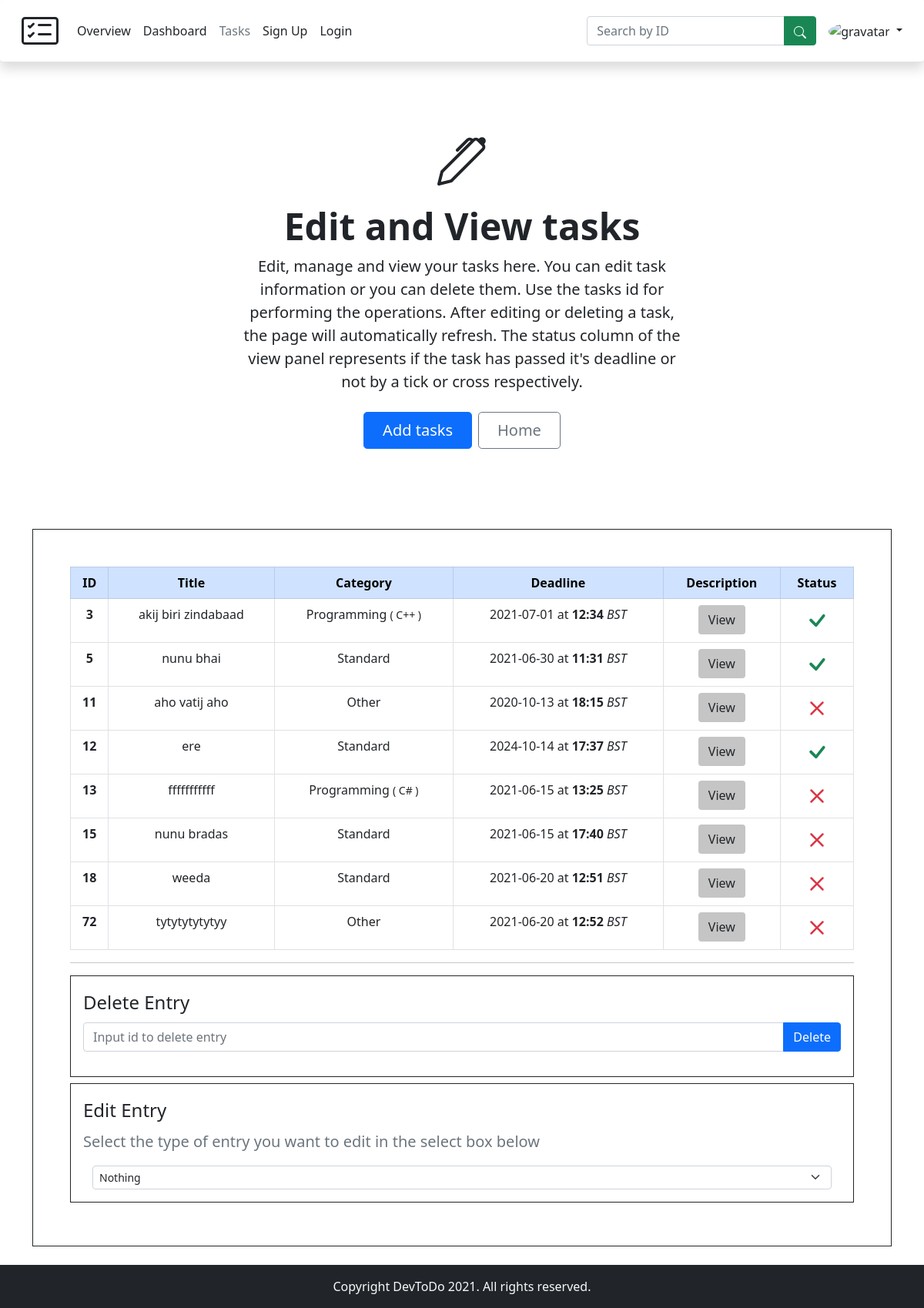
The app's page /task/ (signed in) with its own data.
### mainapp/models.py (models this page shows)
class Todo(models.Model):
    title = models.CharField(max_length=50)
    description = models.TextField(max_length=200, blank=True)
    language = models.CharField(max_length=50)
    category = models.CharField(max_length=50)
    time = models.CharField(max_length=10, blank=True)
    deadline = models.CharField(max_length=10, blank=True)
    user = models.CharField(max_length=50)

### mainapp/views.py (the view)
# urls.py: path('task/', views.taskedit, name='taskedit'),
@login_required(login_url='/login')
def taskedit(request, *args, **kwargs):
    if request.user.email:
        email = request.user.email
    else:
        email = 'example@gmail.com'
    g = Gravatar(email)
    gravatar_url = g.get_image()
    obj = Todo.objects.filter(user=request.user)
    date_year = datetime.datetime.now().year
    if datetime.datetime.now().month < 10:
        date_month = f'0{datetime.datetime.now().month}'
    else:
        date_month = datetime.datetime.now().month
    date_date = datetime.datetime.now().date
    main_date = str(datetime.date.today()).replace('-', ' ').split()
    context = {'title': 'Edit and View Tasks', 'avatar': gravatar_url, 'obj': obj, 'year': int(main_date[0]), 'month': int(main_date[1]), 'date': int(main_date[2])}
    return render(request, 'mainapp/edit.html', context)

### mainapp/templatetags/app_tags.py (called while the page is built)
def replacestr(value):
    return value.replace('-', ' ')

def listify(value):
    return value.split()

def compare_datetime(value, time):
    main_time = time.replace(':', ' ').split()
    year = datetime.date.today().year
    month = datetime.date.today().month
    day = datetime.date.today().day
    hour = datetime.datetime.now().hour
    minute = datetime.datetime.now().minute
    task_year = int(value[0])
    task_month = int(value[1])
    task_day = int(value[2])
    task_hour = int(main_time[0])
    task_minute = int(main_time[1])
    task_time = datetime.datetime(task_year, task_month, task_day, task_hour, task_minute, 0)
    current_time = datetime.datetime(year, month, day, hour, minute, 0)
    if task_time > current_time:
        return True
    elif task_time < current_time:
        return False

### mainapp/templates/mainapp/edit.html (shortened to what this page needs)
{% load app_tags %}
{% load static %}
<!DOCTYPE html>
<html lang="en" class="h-100">
<head>
    <link href="https://cdn.jsdelivr.net/npm/bootstrap@5.0.1/dist/css/bootstrap.min.css" rel="stylesheet">
</head>
<body class="d-flex flex-column h-100">
    {% include 'mainapp/navbar.html' %}
    <div class="px-4 py-5 my-5 text-center">
        <h1 class="display-5 mt-4 fw-bold">Edit and View tasks</h1>
        <div class="col-lg-6 mx-auto">
        <p class="fs-5 mb-4">Edit, manage and view your tasks here. You can edit task information or you can delete them. Use the tasks id for performing the operations. After editing or deleting a task, the page will automatically refresh. The status column of the view panel represents if the task has passed it's deadline or not by a tick or cross respectively.</p>
        <div class="d-grid gap-2 d-sm-flex justify-content-sm-center">
            <a class="btn btn-primary btn-lg px-4 gap-3" href="/dashboard">Add tasks</a>
            <a class="btn btn-outline-secondary btn-lg px-4" href="/">Home</a>
        </div>
        </div>
    </div>
    <div class="container mt-2 mb-4 table-container">
    <fieldset class="border border-dark p-5">
        <div class="table-responsive-md">
        <table class="table table-bordered">
            <thead class="table-primary">
            <tr>
                <th class="text-center" scope="col">ID</th>
                <th class="text-center" scope="col">Title</th>
                <th class="text-center" scope="col">Category</th>
                <th class="text-center" scope="col">Deadline</th>
                <th class="text-center" scope="col">Description</th>
                <th class="text-center" scope="col">Status</th>
            </tr>
            </thead>
            <tbody>
            {% for object in obj %}
            <tr>
                <th class="text-center" scope="row">{{object.id}}</th>
                <td class="text-center">{{object.title}}</td>
                {% if object.language != 'None' and object.category == 'Programming' or object.category == 'Web Development'%}
                <td class="text-center">{{object.category}} <small>( {{object.language}} )</small> </td>
                {% else %}
                <td class="text-center">{{object.category}}</td>
                {% endif %}
                <td class="text-center">{{object.deadline}} at <b>{{object.time}}</b> <i>  BST</i></td>
                <td class="text-center"><button class="btn main-btn text-center" data-bs-toggle="modal" data-bs-target="#main-{{object.id}}-id">View</button></td>
                {% if object.deadline|replacestr|listify|compare:object.time %}
                <td class="text-center"><svg class="text-success" xmlns="http://www.w3.org/2000/svg" width="40" height="40" fill="currentColor" class="bi bi-check" viewBox="0 0 16 16">
                    <path d="M10.97 4.97a.75.75 0 0 1 1.07 1.05l-3.99 4.99a.75.75 0 0 1-1.08.02L4.324 8.384a.75.75 0 1 1 1.06-1.06l2.094 2.093 3.473-4.425a.267.267 0 0 1 .02-.022z"/>
                </svg></td>
                {% else %}
                <td class="text-center"></td>
                {% endif %}
            </tr>
            {% endfor %}
            </tbody>
        </table>
        </div>
        <hr>
        <fieldset class="border border-dark p-3 mt-2 mb-2">
            <legend>Delete Entry</legend>
            <form action="/delete/" method="POST">{% csrf_token %}
        <div class="input-group mb-3">
            <input name="delete-input" type="text" class="form-control" placeholder="Input id to delete entry" aria-label="Delete" aria-describedby="button-addon1">
            <button class="btn btn-primary" type="submit" id="button-addon1">Delete</button>
        </form>
        </div>
    <fieldset class="border border-dark p-3 mt-2 mb-2">
        <legend>Edit Entry</legend>
        <p class="text-muted fs-5">
            Select the type of entry you want to edit in the select box below
        </p>
        <form action="/edit/" method="POST">{% csrf_token %}
            <div class="container-fluid" id="main-cont">
                <div class="row">
                    <div class="col-sm">
            <select class="form-select form-select-sm" id="main-select" aria-label=".form-select-sm example" name="select-edit">
                <option selected>Nothing</option>
            </select>
        </div>
        </div>
        </div>
    </form>
</fieldset>
<div class="toast-container position-fixed bottom-0 end-0 p-3">
</div>
    {% include 'mainapp/footer.html' %}
</body>
</html>

### mainapp/templates/mainapp/navbar.html (shortened to what this page needs)
{% load static %}
<nav class="sticky-top p-3 border-bottom bg-light header-main shadow p-3 bg-body rounded">
    <div class="container-fluid">
    <div class="d-flex flex-wrap align-items-center justify-content-center justify-content-lg-start">
        <a href="/" class="d-flex align-items-center mb-2 mb-lg-0 text-dark text-decoration-none me-3">
        </a>
        <ul class="nav col-12 col-lg-auto me-lg-auto mb-2 justify-content-center mb-md-0">
        <li><a href="/" class="nav-link px-2 link-secondary" id="home-link">Overview</a></li>
        {% if user.is_authenticated %}
        <li><a href="/dashboard" class="nav-link px-2 link-dark" id="dashboard-link">Dashboard</a></li>
        <li><a href="/task" class="nav-link px-2 link-dark" id="task-link">Tasks</a></li>
        {% else %}
        <li><a href="" class="nav-link px-2 link-dark" data-bs-toggle="modal" data-bs-target="#staticBackdrop2">Dashboard</a></li>
        {% endif %}
        <li><a href="/signup" class="nav-link px-2 link-dark">Sign Up</a></li>
        <li><a href="/login" class="nav-link px-2 link-dark">Login</a></li>
        </ul>
    <form method="POST" action="/finditem/" class="col-12 col-lg-auto mb-3 mb-lg-0 me-lg-3">{% csrf_token %}
        <div class="input-group">
            <input name="search_bar" type="search" class="form-control" placeholder="Search by ID" aria-label="Recipient's username" aria-describedby="button-addon2">
            <button class="btn btn-success" type="submit" id="button-addon2"></button>
        </div>
    </form>
        <div class="dropdown text-end">
        <a href="" class="d-block link-dark text-decoration-none dropdown-toggle" id="dropdownUser1" data-bs-toggle="dropdown" aria-expanded="false">
            {% if user.is_authenticated %}
            <img src="{{avatar}}" alt="gravatar" class="rounded-circle" width="32" height="32">
            {% else %}
            <img src="{% static 'mainapp/pic.svg' %}" alt="ina" width="32" height="32" class="rounded-circle">
            {% endif %}
        </a>
        </div>
    </div>
    </div>
</nav>

### mainapp/templates/mainapp/footer.html
<footer class="footer mt-auto py-3 bg-dark text-light">
    <div class="container text-center">
        <span class="">Copyright DevToDo 2021. All rights reserved.</span>
    </div>
</footer>

### mainapp/templates/mainapp/edit.html (style rules this page uses)
.main-btn { background-color: rgb(197, 197, 197); }

### records on screen
Todo: id "3", title "akij biri zindabaad", category "Programming", language "C++", deadline "2021-07-01", time "12:34"
Todo: id "5", title "nunu bhai", category "Standard", deadline "2021-06-30", time "11:31"
Todo: id "11", title "aho vatij aho", category "Other", deadline "2020-10-13", time "18:15"
Todo: id "12", title "ere", category "Standard", deadline "2024-10-14", time "17:37"
Todo: id "13", title "fffffffffff", category "Programming", language "C#", deadline "2021-06-15", time "13:25"
Todo: id "15", title "nunu bradas", category "Standard", deadline "2021-06-15", time "17:40"
Todo: id "18", title "weeda", category "Standard", deadline "2021-06-20", time "12:51"
Todo: id "72", title "tytytytytytyy", category "Other", deadline "2021-06-20", time "12:52"
